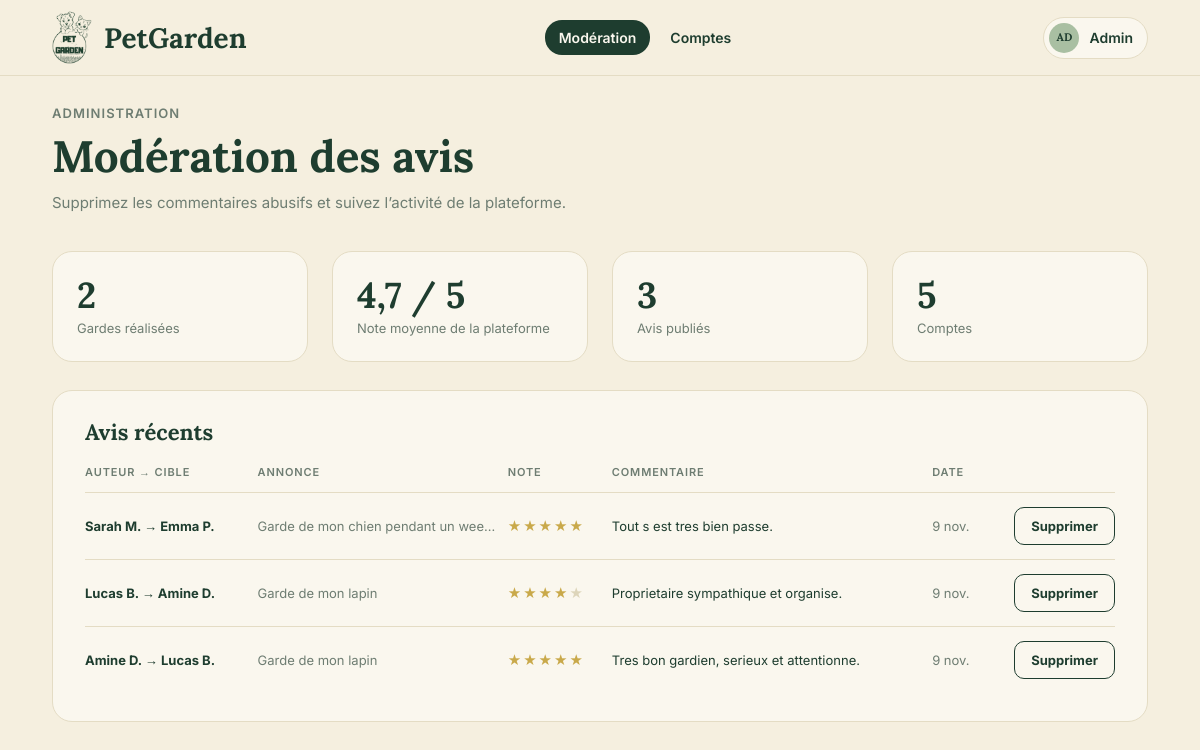
Screenshot of /admin_moderation.php (signed in) with the database file from the repository.
### tables this page shows
create table avis (
    id_avis int auto_increment,
    id_annonce int not null,
    id_auteur int not null,
    id_cible int not null,
    note tinyint unsigned not null,
    commentaire varchar(150),
    date_avis datetime not null default current_timestamp,
    constraint pk_avis primary key (id_avis),
    constraint fk_avis_annonce foreign key (id_annonce) references annonces(id_annonce) on delete restrict,
    constraint fk_avis_auteur foreign key (id_auteur) references utilisateur(id_utilisateur) on delete restrict,
    constraint fk_avis_cible foreign key (id_cible) references utilisateur(id_utilisateur) on delete restrict,
    constraint chk_note_avis check (note between 1 and 5),
    constraint chk_auteur_cible check (id_auteur <> id_cible),
    constraint uq_avis_par_garde unique (id_annonce, id_auteur)
);

create table utilisateur (
    id_utilisateur int auto_increment,
    nom varchar(50) not null,
    prenom varchar(50) not null,
    email varchar(150) not null unique,
    mdp varchar(255) not null,
    role enum('utilisateur', 'admin') not null default 'utilisateur',
    constraint pk_utilisateur primary key (id_utilisateur)
);

create table annonces (
    id_annonce int auto_increment,
    titre varchar(150) not null,
    type_animal varchar(200) not null,
    ville varchar(100) not null,
    date_debut date not null,
    date_fin date not null,
    description text,
    statut enum('ouverte', 'pourvue', 'terminee') not null default 'ouverte',
    id_proprietaire int not null,
    constraint pk_annonce primary key (id_annonce),
    constraint fk_annonce_proprietaire foreign key (id_proprietaire) references utilisateur(id_utilisateur) on delete restrict,
    constraint chk_dates_annonce check (date_fin >= date_debut)
);

### public/admin_moderation.php (called while the page is built)
<?php
require_once __DIR__ . '/../controleur/admin_controller.php';
$controleur = new AdminController();
$donnees = $controleur->moderation();
extract($donnees);
require __DIR__ . '/../vue/admin_moderation.php';

### controleur/controleur.php (called while the page is built, shortened)
<?php
class Controleur
{
    protected function exigerConnexion()
    {
        return (int) $_SESSION['id_utilisateur'];
    }
    protected function exigerAdmin()
    {
        $id = $this->exigerConnexion();
        return $id;
    }
    protected function estPost()
    {
        if ($_SERVER['REQUEST_METHOD'] !== 'POST') {
            return false;
        }
        return true;
    }
}

### model/avis.php (called while the page is built, shortened)
<?php
require_once __DIR__ . '/../config/database.php';
class Avis
{
    private $pdo;
    public function __construct()
    {
        $database = new Database();
        $this->pdo = $database->getConnection();
    }
    public function listerRecents($limite = 50)
    {
        $requete = $this->pdo->query(
            'select v.*, a.titre,
                    au.prenom as prenom_auteur, au.nom as nom_auteur,
                    ci.prenom as prenom_cible, ci.nom as nom_cible
             from avis as v
             inner join annonces as a on a.id_annonce = v.id_annonce
             inner join utilisateur as au on au.id_utilisateur = v.id_auteur
             inner join utilisateur as ci on ci.id_utilisateur = v.id_cible
             order by v.date_avis desc, v.id_avis desc
             limit ' . (int) $limite
        );
        return $requete->fetchAll();
    }
    public function statistiques()
    {
        return $this->pdo->query(
            'select round(avg(note), 1) as note_moyenne, count(*) as nb_avis from avis'
        )->fetch();
    }
}

### config/database.php (called while the page is built)
<?php
class Database
{
    private $host = 'localhost';
    private $dbname = 'petgarden';
    private $user = 'root';
    private $mdp = '';
    private static $pdo = null;
    public function getConnection()
    {
        if (self::$pdo === null) {
            try {
                self::$pdo = new PDO(
                    "mysql:host=$this->host;dbname=$this->dbname;charset=utf8mb4",
                    $this->user,
                    $this->mdp,
                    [
                        PDO::ATTR_ERRMODE => PDO::ERRMODE_EXCEPTION,
                        PDO::ATTR_DEFAULT_FETCH_MODE => PDO::FETCH_ASSOC,
                    ]
                );
            } catch (PDOException $e) {
                http_response_code(500);
                exit('erreur de connexion à la base de données.');
            }
        }
        return self::$pdo;
    }
}

### model/annonce.php (called while the page is built, shortened)
<?php
require_once __DIR__ . '/../config/database.php';
class Annonce
{
    private $pdo;
    public function __construct()
    {
        $database = new Database();
        $this->pdo = $database->getConnection();
    }
    public function compterTerminees()
    {
        return (int) $this->pdo->query("select count(*) from annonces where statut = 'terminee'")->fetchColumn();
    }
}

### model/utilisateur.php (called while the page is built, shortened)
<?php
require_once __DIR__ . '/../config/database.php';
class Utilisateur
{
    private $pdo;
    public function __construct()
    {
        $database = new Database();
        $this->pdo = $database->getConnection();
    }
    public function compter()
    {
        return (int) $this->pdo->query('select count(*) from utilisateur')->fetchColumn();
    }
}

### controleur/admin_controller.php (called while the page is built, shortened)
<?php
require_once __DIR__ . '/controleur.php';
require_once __DIR__ . '/../model/utilisateur.php';
require_once __DIR__ . '/../model/annonce.php';
require_once __DIR__ . '/../model/avis.php';
class AdminController extends Controleur
{
    public function moderation()
    {
        $avisModel = new Avis();
        $annonceModel = new Annonce();
        $utilisateurModel = new Utilisateur();
        return $this->vue([
            'gardesRealisees' => $annonceModel->compterTerminees(),
            'statistiquesAvis' => $avisModel->statistiques(),
            'nbComptes' => $utilisateurModel->compter(),
            'avisRecents' => $avisModel->listerRecents(),
        ]);
    }
}

### vue/admin_moderation.php (the view, shortened to what this page needs)
<?php
$page_active = 'moderation';
require __DIR__ . '/partials/entete.php';
?>
<main class="conteneur page">
    <div class="page-titre">
        <p class="surtitre">Administration</p>
        <h1>Modération des avis</h1>
        <p class="texte-doux">Supprimez les commentaires abusifs et suivez l’activité de la plateforme.</p>
    </div>
    <div class="grille grille-4">
        <div class="carte stat-admin">
            <strong><?= (int) $gardesRealisees ?></strong>
            <span>Gardes réalisées</span>
        </div>
        <div class="carte stat-admin">
            <strong><?= $statistiquesAvis['note_moyenne'] !== null ? e(note($statistiquesAvis['note_moyenne'])) . ' / 5' : '—' ?></strong>
            <span>Note moyenne de la plateforme</span>
        </div>
        <div class="carte stat-admin">
            <strong><?= (int) $statistiquesAvis['nb_avis'] ?></strong>
            <span>Avis publiés</span>
        </div>
        <div class="carte stat-admin">
            <strong><?= (int) $nbComptes ?></strong>
            <span>Comptes</span>
        </div>
    </div>
    <section class="carte tableau-carte">
        <h2 class="titre-carte">Avis récents</h2>
        <?php if (empty($avisRecents)) : ?>
            <p class="texte-doux">Aucun avis publié.</p>
        <?php else : ?>
            <div class="tableau-defilant">
                <table class="tableau">
                    <thead>
                        <tr>
                            <th>Auteur → cible</th>
                            <th>Annonce</th>
                            <th>Note</th>
                            <th>Commentaire</th>
                            <th>Date</th>
                            <th></th>
                        </tr>
                    </thead>
                    <tbody>
                        <?php foreach ($avisRecents as $avis) : ?>
                            <tr>
                                <td><strong><?= e(nom_court($avis['prenom_auteur'], $avis['nom_auteur'])) ?> → <?= e(nom_court($avis['prenom_cible'], $avis['nom_cible'])) ?></strong></td>
                                <td class="texte-doux tronque"><?= e(majuscule($avis['titre'])) ?></td>
                                <td><?= etoiles($avis['note']) ?></td>
                                <td><?= e(majuscule($avis['commentaire'] ?? '—')) ?></td>
                                <td class="texte-doux"><?= e(jour_mois_court($avis['date_avis'])) ?></td>
                                <td>
                                    <form method="post" action="admin_moderation.php" data-confirmer="Supprimer cet avis ?">
                                        <button type="submit" class="bouton bouton-contour bouton-petit">Supprimer</button>
                                    </form>
                                </td>
                            </tr>
                        <?php endforeach; ?>
                    </tbody>
                </table>
            </div>
        <?php endif; ?>
    </section>
</main>
<?php require __DIR__ . '/partials/pied.php'; ?>

### vue/partials/entete.php (shortened to what this page needs)
<?php
require_once __DIR__ . '/fonctions.php';
$est_admin = $connecte !== null && $connecte['role'] === 'admin';
if ($est_admin) {
    $liens = ['moderation' => ['admin_moderation.php', 'Modération'], 'comptes' => ['admin_comptes.php', 'Comptes']];
} else {
    $liens = ['accueil' => ['index.php', 'Accueil'], 'annonces' => ['annonces.php', 'Annonces']];
}
?>
<!doctype html>
<html lang="fr">
<head>
    <link rel="stylesheet" href="assets/css/style.css">
</head>
<body>
<header class="entete">
    <div class="conteneur entete-contenu">
        <a class="logo" href="<?= $est_admin ? 'admin_moderation.php' : 'index.php' ?>">
            <img src="assets/img/logo.png" alt="" width="40" height="52">
            <span>PetGarden</span>
        </a>
        <?php if ($page_active !== 'auth') : ?>
            <nav class="navigation">
                <?php foreach ($liens as $cle => $lien) : ?>
                    <a href="<?= e($lien[0]) ?>" class="<?= $cle === $page_active ? 'actif' : '' ?>"><?= e($lien[1]) ?></a>
                <?php endforeach; ?>
            </nav>
        <?php endif; ?>
        <?php if ($connecte !== null) : ?>
            <details class="compte">
                <summary>
                    <span class="avatar avatar-xs"><?= e($est_admin ? 'AD' : initiales($connecte['prenom'], $connecte['nom'])) ?></span>
                    <?= e($est_admin ? 'Admin' : nom_court($connecte['prenom'], $connecte['nom'])) ?>
                </summary>
            </details>
        <?php endif; ?>
    </div>
</header>

### vue/partials/fonctions.php (shortened to what this page needs)
<?php
function e($valeur)
{
    return htmlspecialchars((string) $valeur, ENT_QUOTES, 'UTF-8');
}
function majuscule($texte)
{
    $texte = (string) $texte;
    return mb_strtoupper(mb_substr($texte, 0, 1)) . mb_substr($texte, 1);
}
function titre($texte)
{
    return mb_convert_case((string) $texte, MB_CASE_TITLE, 'UTF-8');
}
function nom_court($prenom, $nom)
{
    return titre($prenom) . ' ' . mb_strtoupper(mb_substr((string) $nom, 0, 1)) . '.';
}
function jour_mois_court($date)
{
    $abreviations = ['janv.', 'févr.', 'mars', 'avr.', 'mai', 'juin', 'juil.',
                     'août', 'sept.', 'oct.', 'nov.', 'déc.'];
    $horodatage = strtotime((string) $date);
    return date('j', $horodatage) . ' ' . $abreviations[date('n', $horodatage) - 1];
}
function note($valeur)
{
    return number_format((float) $valeur, 1, ',', '');
}
function etoiles($valeur, $classe = '')
{
    $pleines = (int) round((float) $valeur);
    $html = '<span class="etoiles ' . e($classe) . '" aria-label="' . e(note($valeur)) . ' sur 5">';
    for ($i = 1; $i <= 5; $i++) {
        $html .= '<span class="' . ($i <= $pleines ? 'pleine' : 'vide') . '">★</span>';
    }
    return $html . '</span>';
}

### vue/partials/pied.php (shortened to what this page needs)
</body>
</html>

### public/assets/css/style.css (style rules this page uses)
:root { --vert: #1e3d2f; --vert-survol: #2f5342; --fond: #f5efdf; --carte: #faf7ee; --champ: #f1ead5; --bordure: #e4dcc4; --texte: #1e3d2f; --texte-doux: #6e7d72; --sauge: #a9bfa2; --sauge-clair: #c9d6bc; --sauge-fonce: #6f8c6c; --sable: #e2d6a5; --sable-clair: #e6ddbc; --or: #c9a94a; --etoile-vide: #ddd5ba; --rose: #ebd5cc; --rose-texte: #9a5a47; --titre: 'lora', georgia, serif; --corps: 'inter', system-ui, sans-serif; }
*, *::before, *::after { box-sizing: border-box; }
html { background: var(--fond); }
body { margin: 0; min-height: 100vh; display: flex; flex-direction: column; font-family: var(--corps); font-size: 15px; line-height: 1.5; color: var(--texte); background: var(--fond); }
main { flex: 1; }
h1, h2, h3 { margin: 0; font-family: var(--titre); font-weight: 700; line-height: 1.2; color: var(--vert); }
p { margin: 0; }
a { color: inherit; }
img, svg { display: block; }
.conteneur { width: 100%; max-width: 1280px; margin: 0 auto; padding: 0 52px; }
.texte-doux { color: var(--texte-doux); }
.entete { border-bottom: 1px solid var(--bordure); background: var(--fond); }
.entete-contenu { display: flex; align-items: center; gap: 24px; height: 75px; }
.logo { display: flex; align-items: center; gap: 12px; text-decoration: none; }
.logo img { width: 40px; height: auto; }
.logo span { font-family: var(--titre); font-size: 28px; font-weight: 700; color: var(--vert); }
.navigation { display: flex; gap: 6px; margin: 0 auto; }
.navigation a { padding: 7px 14px; border-radius: 17px; font-size: 14px; font-weight: 600; text-decoration: none; }
.navigation a.actif { background: var(--vert); color: var(--carte); }
.compte { position: relative; }
.compte summary { display: flex; align-items: center; gap: 10px; padding: 5px 14px 5px 5px; border: 1px solid var(--bordure); border-radius: 21px; background: var(--carte); font-size: 14px; font-weight: 600; cursor: pointer; list-style: none; }
.bouton { display: inline-flex; align-items: center; justify-content: center; gap: 6px; height: 46px; padding: 0 22px; border: 1.5px solid var(--vert); border-radius: 10px; font: 700 14px/1 var(--corps); text-decoration: none; white-space: nowrap; cursor: pointer; transition: background .15s, color .15s; }
.bouton-contour { background: transparent; color: var(--vert); }
.bouton-petit { height: 38px; padding: 0 16px; font-size: 13px; }
.carte { border: 1px solid var(--bordure); border-radius: 20px; background: var(--carte); padding: 28px; }
.grille { display: grid; gap: 24px; }
.grille-4 { grid-template-columns: repeat(4, 1fr); }
.page { padding-top: 28px; padding-bottom: 80px; }
.page-titre { margin-bottom: 36px; }
.page-titre h1 { margin: 6px 0 10px; font-size: 44px; }
.surtitre { font-size: 13px; font-weight: 600; letter-spacing: .08em; text-transform: uppercase; color: var(--texte-doux); }
.titre-carte { font-size: 22px; margin-bottom: 18px; }
.vide { color: var(--texte-doux); }
.avatar { display: inline-flex; flex: none; align-items: center; justify-content: center; width: 48px; height: 48px; border-radius: 50%; background: var(--sauge); font-family: var(--titre); font-size: 17px; font-weight: 700; color: var(--vert); }
.avatar-xs { width: 30px; height: 30px; font-size: 11px; }
.etoiles { display: inline-flex; gap: 2px; font-size: 16px; line-height: 1; }
.etoiles .pleine { color: var(--or); }
.etoiles .vide { color: var(--etoile-vide); }
.stat-admin { padding: 22px 24px; }
.stat-admin strong { display: block; font-family: var(--titre); font-size: 36px; line-height: 1.2; }
.stat-admin span { font-size: 13px; color: var(--texte-doux); }
.tableau-carte { margin-top: 28px; padding: 28px 32px; }
.tableau-defilant { overflow-x: auto; }
.tableau { width: 100%; border-collapse: collapse; font-size: 13px; }
.tableau th { padding: 0 8px 12px 0; border-bottom: 1px solid var(--bordure); text-align: left; font-size: 11px; font-weight: 600; letter-spacing: .08em; text-transform: uppercase; color: var(--texte-doux); }
.tableau td { padding: 14px 8px 14px 0; border-bottom: 1px solid var(--bordure); vertical-align: middle; }
.tableau tr:last-child td { border-bottom: 0; }
.tableau td:last-child { text-align: right; padding-right: 0; }
.tableau .etoiles { font-size: 15px; }
.tronque { max-width: 200px; overflow: hidden; text-overflow: ellipsis; white-space: nowrap; }

### rows the page displays
avis: id_auteur.nom "Sarah M.", id_cible.nom "Emma P.", id_annonce.titre "Garde de mon chien pendant un wee…", commentaire "Tout s est tres bien passe.", date_avis "9 nov."
avis: id_auteur.nom "Lucas B.", id_cible.nom "Amine D.", id_annonce.titre "Garde de mon lapin", commentaire "Proprietaire sympathique et organise.", date_avis "9 nov."
avis: id_auteur.nom "Amine D.", id_cible.nom "Lucas B.", id_annonce.titre "Garde de mon lapin", commentaire "Tres bon gardien, serieux et attentionne.", date_avis "9 nov."

### other values shown
$lien[1] "Modération"
$lien[1] "Comptes"
$est_admin ? 'AD' : initiales($connecte['prenom'], $connecte['nom']) "AD"
$gardesRealisees "2"
note($statistiquesAvis['note_moyenne']) "4,7"
$statistiquesAvis['nb_avis'] "3"
$nbComptes "5"
